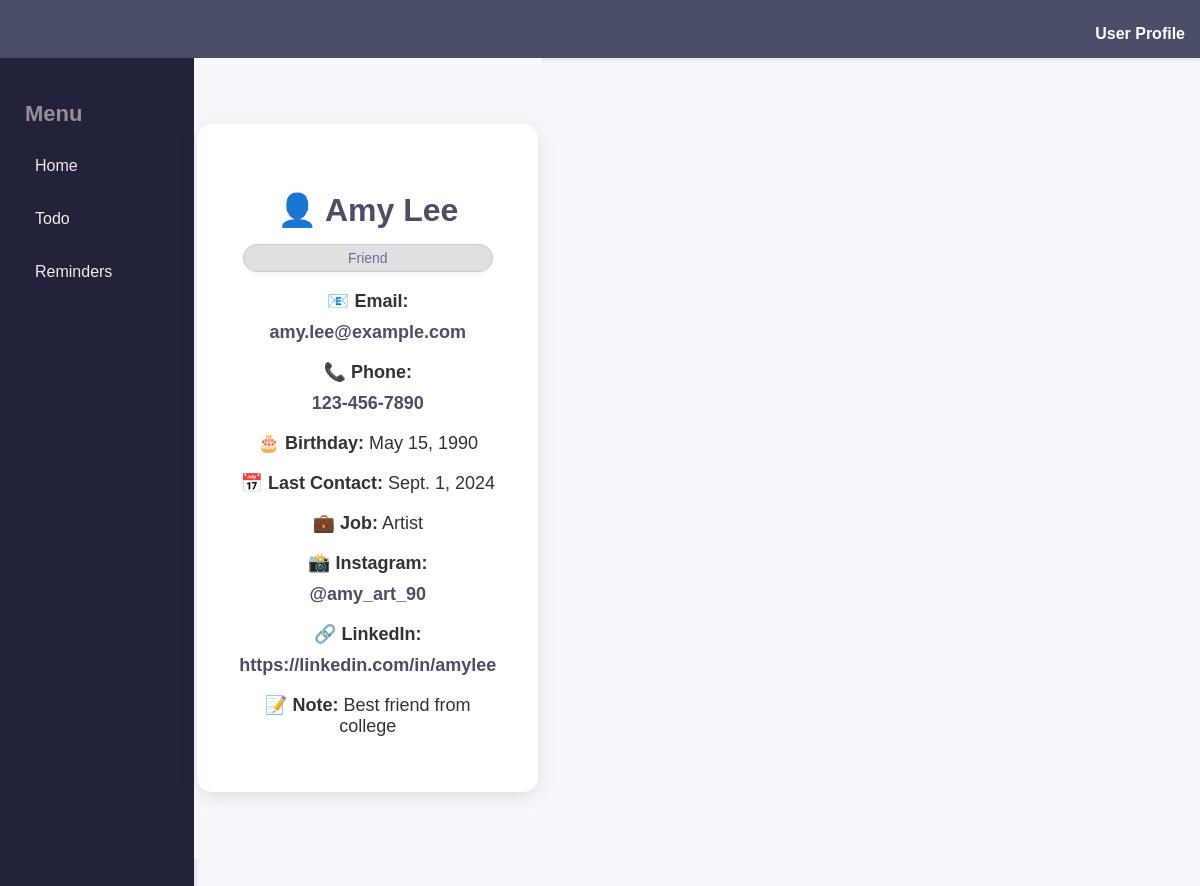
/circle/contact/21, run on the app's committed database.
### circle/models.py (models this page shows, shortened)
class Contact(models.Model):
    CATEGORY_CHOICES = [
        ('friend', 'Friend'),
        ('professional', 'Professional'),
        ('doctor', 'Doctor'),
        ('lawyer', 'Lawyer'),
        ('relative', 'Relative'),
        ('schoolmate', 'Schoolmate'),
        ('love_interest', 'Love Interest'),
    ]
    first_name = models.CharField(max_length=100)
    last_name = models.CharField(max_length=100)
    email = models.EmailField()
    phone_number = models.CharField(max_length=20, blank=True, null=True)
    birthday = models.DateField(blank=True, null=True)
    last_contact = models.DateField(blank=True, null=True)
    work = models.CharField(max_length=255, blank=True, null=True)
    note = models.TextField(blank=True, null=True)
    instagram_handle = models.CharField(max_length=100, blank=True, null=True)
    linkedin_url = models.URLField(blank=True, null=True)
    category = models.CharField(
        max_length=50,
        choices=CATEGORY_CHOICES,
        default='friend'
    )
    custom_category = models.ForeignKey(
        'Category',
        on_delete=models.SET_NULL,
        null=True,
        blank=True
    )
    user = models.ForeignKey(Profile, on_delete=models.CASCADE)
    uploaded_document = models.FileField(upload_to='documents/', blank=True, null=True)
    class Meta:
        ordering = ['first_name']
    def get_category(self):
        if self.custom_category:
            return self.custom_category.name
        return self.get_category_display()

### circle/views.py (the view)
# urls.py: path('contact/<int:pk>', views.ContactDetailView.as_view(), name='contact-detail'),
class ContactDetailView(generic.DetailView):
    model = Contact

### circle/templates/circle/contact_detail.html
{% extends 'circle/base.html' %}
{% block content %}
<div class="contact-wrapper">
    <div class="contact-card">
        <div class="contact-header">
            <h2>👤 {{ contact.first_name }} {{ contact.last_name }}</h2>
            <span class="category">{{ contact.get_category }}</span>
        </div>
        <div class="contact-body">
            <p><strong>📧 Email:</strong> <a href="mailto:{{ contact.email }}">{{ contact.email }}</a></p>
            {% if contact.phone_number %}
                <p><strong>📞 Phone:</strong> <a href="tel:{{ contact.phone_number }}">{{ contact.phone_number }}</a></p>
            {% endif %}
            {% if contact.birthday %}
                <p><strong>🎂 Birthday:</strong> {{ contact.birthday }}</p>
            {% endif %}
            {% if contact.last_contact %}
                <p><strong>📅 Last Contact:</strong> {{ contact.last_contact }}</p>
            {% endif %}
            {% if contact.work %}
                <p><strong>💼 Job:</strong> {{ contact.work }}</p>
            {% endif %}
            {% if contact.instagram_handle %}
                <p><strong>📸 Instagram:</strong> <a href="https://instagram.com/{{ contact.instagram_handle }}" target="_blank">@{{ contact.instagram_handle }}</a></p>
            {% endif %}
            {% if contact.linkedin_url %}
                <p><strong>🔗 LinkedIn:</strong> <a href="{{ contact.linkedin_url }}" target="_blank">{{ contact.linkedin_url }}</a></p>
            {% endif %}
            {% if contact.note %}
                <p><strong>📝 Note:</strong> {{ contact.note }}</p>
            {% endif %}
        </div>
    </div>
</div>
{% endblock %}

### circle/templates/circle/base.html (shortened to what this page needs)
<!DOCTYPE html>
<html lang="en">
<head>
    {% load static %}
    <link rel="stylesheet" href="{% static 'circle/css/style.css' %}">
</head>
<body>
    <header>
        <nav>
            <div class="user-actions">
                <div class="user-profile-dropdown">
                    <a href="#">User Profile</a>
                </div>
            </div>
        </nav>
    </header>
    <div class="dashboard">
        <div class="sidebar">
            <h2>Menu</h2>
            <ul>
                <li><a href="{% url 'dashboard' %}">Home</a></li>
                <li><a href="#">Todo</a></li>
                <li><a href="#">Reminders</a></li>
            </ul>
        </div>
        {% block content %}{% endblock %}
    </div>
</body>
</html>

### circle/static/circle/css/style.css (style rules this page uses)
body { font-family: 'Arial', sans-serif; margin: 0; padding: 0; background-color: #f7f8fc; width: 100%; }
header { background-color: #4a4e69; color: #fff; padding: 15px; display: flex; justify-content: flex-end; align-items: center; box-shadow: 0 2px 5px rgba(0, 0, 0, 0.1); }
.user-actions { display: flex; gap: 20px; }
.user-actions a { color: #fff; text-decoration: none; font-weight: 600; }
.user-profile-dropdown { position: relative; }
.dashboard { display: flex; width: 100%; height: 100vh; }
.sidebar { width: 12%; background-color: #22223b; color: white; padding: 25px; height: 100vh; box-shadow: 2px 0 5px rgba(0, 0, 0, 0.1); }
.sidebar h2 { font-size: 22px; margin-bottom: 20px; color: #9a8c98; }
.sidebar ul { list-style: none; padding: 0; }
.sidebar ul li { margin: 15px 0; }
.sidebar ul li a { color: #f2e9e4; text-decoration: none; font-weight: 500; padding: 10px; display: block; border-radius: 6px; transition: background-color 0.3s; }
.category { background-color: #f9f9f9; border: 1px solid #ccc; padding: 15px; border-radius: 8px; box-shadow: 0 2px 5px rgba(0, 0, 0, 0.05); flex: 0 0 250px; min-width: 250px; box-sizing: border-box; }
a { display: block; margin-top: 10px; color: #4a4e69; text-decoration: none; font-weight: 600; transition: color 0.3s; }
.contact-wrapper { display: flex; justify-content: center; align-items: center; min-height: 100vh; background-color: #f7f8fc; }
.contact-card { background-color: white; border-radius: 15px; padding: 40px; width: 75%; max-width: 900px; box-shadow: 0 5px 20px rgba(0, 0, 0, 0.1); text-align: center; }
.contact-header h2 { font-size: 32px; color: #4a4e69; margin-bottom: 10px; }
.contact-header .category { display: inline-block; background-color: #e0e0e0; padding: 5px 10px; border-radius: 15px; font-size: 14px; color: #6b6e97; margin-top: 5px; }
.contact-body p { font-size: 18px; color: #333; margin-bottom: 15px; }
.contact-body a { color: #4a4e69; text-decoration: none; }

### data on the page
Contact: first_name "Amy", last_name "Lee", get_category "Friend", email "amy.lee@example.com", phone_number "123-456-7890", birthday "May 15, 1990", last_contact "Sept. 1, 2024", work "Artist", instagram_handle "amy_art_90", linkedin_url "https://linkedin.com/in/amylee", note "Best friend from college"
